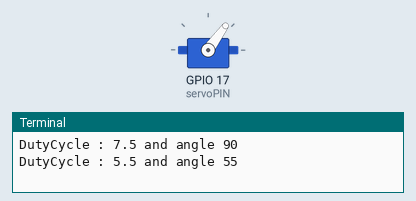
Bench run of a program on a simulated Raspberry Pi (BCM pin numbers). Shown: servo, the last lines printed to the terminal. Servo angles are drawn from the pulse width (0.5 ms = 0°, 2.5 ms = 180°).

Above: at 0.05 s.
At 3.2 s:
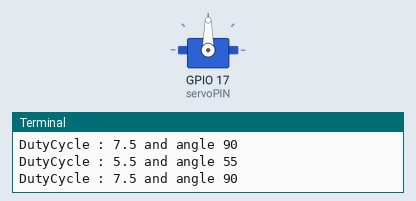
Timing chart, 0 to 7.4 s (numbered marks = the images above):
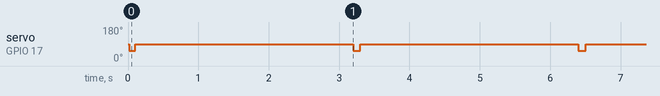

Measured:
- by itself, servo on GPIO 17 (servoPIN): alternates 90° for 3.1 s and 54° for 0.10 s

The program:

version26.py
```python
import RPi.GPIO as GPIO
import time

servoPIN = 17
GPIO.setmode(GPIO.BCM)
GPIO.setup(servoPIN, GPIO.OUT)

p = GPIO.PWM(servoPIN, 50) # GPIO 17 for PWM with 50Hz
p.start(7.5) # Initialization
print("DutyCycle : 7.5 and angle 90")
try:
  while True:

    #x = input("")
    p.ChangeDutyCycle(5.5)
    print("DutyCycle : 5.5 and angle 55")
    time.sleep(0.1)

    #x = input("")
    p.ChangeDutyCycle(7.5)
    print("DutyCycle : 7.5 and angle 90")
    time.sleep(0.1)

    time.sleep(3)
except KeyboardInterrupt:
  p.stop()
  GPIO.cleanup()
```
